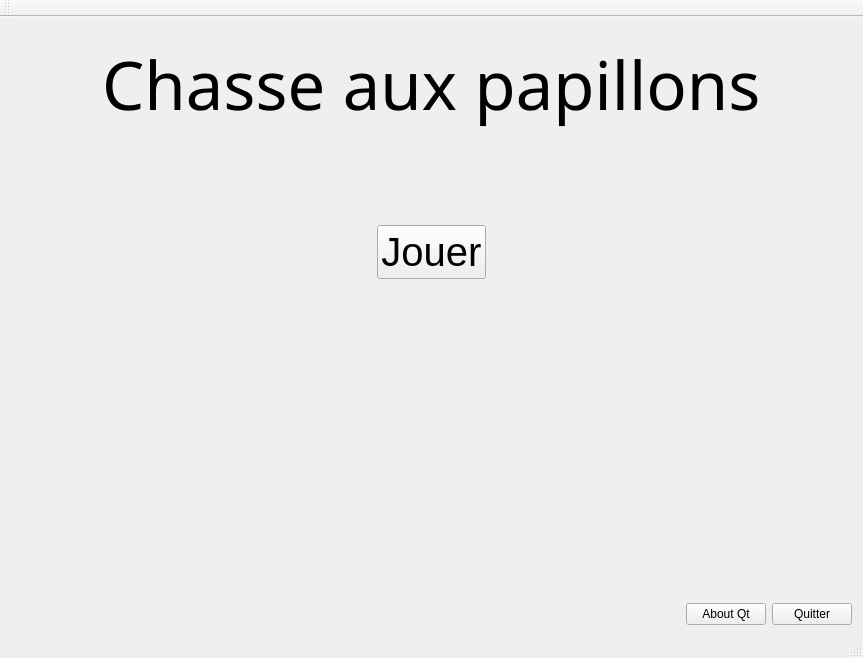
<?xml version="1.0" encoding="UTF-8"?>
<ui version="4.0">
 <class>QtWidgetsApplication1Class</class>
 <widget class="QMainWindow" name="QtWidgetsApplication1Class">
  <property name="geometry">
   <rect>
    <x>0</x>
    <y>0</y>
    <width>863</width>
    <height>658</height>
   </rect>
  </property>
  <property name="windowTitle">
   <string>QtWidgetsApplication1</string>
  </property>
  <widget class="QWidget" name="centralWidget">
   <layout class="QVBoxLayout" name="verticalLayout_2">
    <item>
     <layout class="QHBoxLayout" name="horizontalLayout_2">
      <property name="topMargin">
       <number>10</number>
      </property>
      <item>
       <spacer name="horizontalSpacer_6">
        <property name="orientation">
         <enum>Qt::Horizontal</enum>
        </property>
        <property name="sizeHint" stdset="0">
         <size>
          <width>40</width>
          <height>20</height>
         </size>
        </property>
       </spacer>
      </item>
      <item>
       <widget class="QLabel" name="label">
        <property name="font">
         <font>
          <family>Microsoft YaHei</family>
          <pointsize>50</pointsize>
         </font>
        </property>
        <property name="text">
         <string>Chasse aux papillons</string>
        </property>
       </widget>
      </item>
      <item>
       <spacer name="horizontalSpacer_7">
        <property name="orientation">
         <enum>Qt::Horizontal</enum>
        </property>
        <property name="sizeHint" stdset="0">
         <size>
          <width>40</width>
          <height>20</height>
         </size>
        </property>
       </spacer>
      </item>
     </layout>
    </item>
    <item>
     <layout class="QGridLayout" name="gridLayout_2">
      <item row="2" column="1">
       <widget class="QPushButton" name="m_play">
        <property name="enabled">
         <bool>true</bool>
        </property>
        <property name="minimumSize">
         <size>
          <width>30</width>
          <height>30</height>
         </size>
        </property>
        <property name="font">
         <font>
          <pointsize>30</pointsize>
         </font>
        </property>
        <property name="text">
         <string>Jouer</string>
        </property>
       </widget>
      </item>
      <item row="2" column="0">
       <spacer name="horizontalSpacer_3">
        <property name="orientation">
         <enum>Qt::Horizontal</enum>
        </property>
        <property name="sizeHint" stdset="0">
         <size>
          <width>40</width>
          <height>20</height>
         </size>
        </property>
       </spacer>
      </item>
      <item row="1" column="1">
       <spacer name="verticalSpacer">
        <property name="orientation">
         <enum>Qt::Vertical</enum>
        </property>
        <property name="sizeHint" stdset="0">
         <size>
          <width>20</width>
          <height>40</height>
         </size>
        </property>
       </spacer>
      </item>
      <item row="2" column="3">
       <spacer name="horizontalSpacer_4">
        <property name="orientation">
         <enum>Qt::Horizontal</enum>
        </property>
        <property name="sizeHint" stdset="0">
         <size>
          <width>40</width>
          <height>20</height>
         </size>
        </property>
       </spacer>
      </item>
      <item row="3" column="1">
       <spacer name="verticalSpacer_2">
        <property name="orientation">
         <enum>Qt::Vertical</enum>
        </property>
        <property name="sizeHint" stdset="0">
         <size>
          <width>20</width>
          <height>40</height>
         </size>
        </property>
       </spacer>
      </item>
     </layout>
    </item>
    <item>
     <spacer name="verticalSpacer_3">
      <property name="orientation">
       <enum>Qt::Vertical</enum>
      </property>
      <property name="sizeHint" stdset="0">
       <size>
        <width>20</width>
        <height>40</height>
       </size>
      </property>
     </spacer>
    </item>
    <item>
     <layout class="QHBoxLayout" name="horizontalLayout">
      <item>
       <spacer name="horizontalSpacer_5">
        <property name="orientation">
         <enum>Qt::Horizontal</enum>
        </property>
        <property name="sizeHint" stdset="0">
         <size>
          <width>40</width>
          <height>20</height>
         </size>
        </property>
       </spacer>
      </item>
      <item>
       <widget class="QPushButton" name="m_aboutqt">
        <property name="text">
         <string>About Qt</string>
        </property>
       </widget>
      </item>
      <item>
       <widget class="QPushButton" name="m_quit">
        <property name="text">
         <string>Quitter</string>
        </property>
       </widget>
      </item>
     </layout>
    </item>
   </layout>
  </widget>
  <widget class="QMenuBar" name="menuBar">
   <property name="geometry">
    <rect>
     <x>0</x>
     <y>0</y>
     <width>863</width>
     <height>26</height>
    </rect>
   </property>
  </widget>
  <widget class="QToolBar" name="mainToolBar">
   <attribute name="toolBarArea">
    <enum>TopToolBarArea</enum>
   </attribute>
   <attribute name="toolBarBreak">
    <bool>false</bool>
   </attribute>
  </widget>
  <widget class="QStatusBar" name="statusBar"/>
 </widget>
 <layoutdefault spacing="6" margin="11"/>
 <resources>
  <include location="QtWidgetsApplication1.qrc"/>
 </resources>
 <connections>
  <connection>
   <sender>m_quit</sender>
   <signal>clicked()</signal>
   <receiver>QtWidgetsApplication1Class</receiver>
   <slot>close()</slot>
   <hints>
    <hint type="sourcelabel">
     <x>804</x>
     <y>611</y>
    </hint>
    <hint type="destinationlabel">
     <x>431</x>
     <y>331</y>
    </hint>
   </hints>
  </connection>
  <connection>
   <sender>m_aboutqt</sender>
   <signal>pressed()</signal>
   <receiver>QtWidgetsApplication1Class</receiver>
   <slot>click1()</slot>
   <hints>
    <hint type="sourcelabel">
     <x>728</x>
     <y>610</y>
    </hint>
    <hint type="destinationlabel">
     <x>549</x>
     <y>458</y>
    </hint>
   </hints>
  </connection>
  <connection>
   <sender>m_play</sender>
   <signal>pressed()</signal>
   <receiver>QtWidgetsApplication1Class</receiver>
   <slot>play()</slot>
   <hints>
    <hint type="sourcelabel">
     <x>424</x>
     <y>274</y>
    </hint>
    <hint type="destinationlabel">
     <x>208</x>
     <y>385</y>
    </hint>
   </hints>
  </connection>
  <connection>
   <sender>m_play</sender>
   <signal>pressed()</signal>
   <receiver>QtWidgetsApplication1Class</receiver>
   <slot>hide()</slot>
   <hints>
    <hint type="sourcelabel">
     <x>431</x>
     <y>278</y>
    </hint>
    <hint type="destinationlabel">
     <x>431</x>
     <y>328</y>
    </hint>
   </hints>
  </connection>
 </connections>
 <slots>
  <slot>slot1()</slot>
  <slot>click1()</slot>
  <slot>play()</slot>
 </slots>
</ui>
